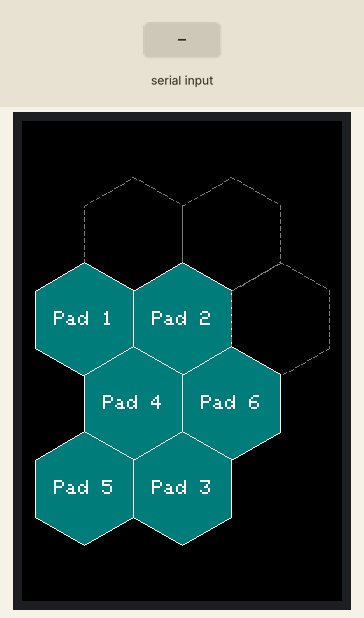
Recording of a program running on a simulated Teensy 4. Shown: 320×480 colour display. Inputs (shaded band) come from the test bench. What the program prints to the serial monitor is not drawn.

Above: at 2.7 s.
2.8 s: "DUMP,1\n" received over Serial
4.3 s: "DUMP,1\n" received over the second serial link
5.8 s: "DUMP\n" received over Serial
7.3 s: "DUMP\n" received over the second serial link
8.8 s: "CAL_START\n" received over Serial
10.3 s: "CAL_START\n" received over the second serial link
Timing chart, 0 to 12.8 s (numbered marks = the images above; inputs shaded):
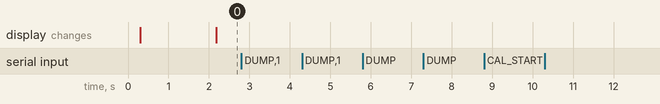

The program:

main.cpp
```cpp
#include <Arduino.h>
#include <TFT_eSPI.h>

#include "drum_state.h"
#include "screens.h"
#include "uart_protocol.h"

// ============================================================
// Real UART message parsing (drum_state.h, uart_protocol.h/.cpp) and the
// first real UI screen (screens.h/.cpp, starting with the splash screen
// per UI_PLAN.md) now replace the old throwaway PAD,<label> test protocol
// and its static status text. The Serial passthrough debug tooling below
// stays in place for manual protocol testing while more screens get built.
// ============================================================

TFT_eSPI tft = TFT_eSPI();

#define UART_LINE_MAX 63

// ---- Temporary debug dump, for validating uart_protocol/drum_state by
// hand before any screen exists to display this visually. Type "DUMP"
// into the Serial Monitor to print current drumState. Remove once a real
// screen reads this state on its own. ----

const char* playModeStr(PlayMode m) {
    switch (m) {
        case PlayMode::BOTH: return "BOTH";
        case PlayMode::PIEZO_ONLY: return "PIEZO_ONLY";
        case PlayMode::VELOSTAT_ONLY: return "VELOSTAT_ONLY";
        default: return "UNKNOWN";
    }
}

const char* calSensorStr(CalSensor s) {
    switch (s) {
        case CalSensor::PIEZO: return "PIEZO";
        case CalSensor::VELOSTAT: return "VELOSTAT";
        default: return "NONE";
    }
}

const char* calPhaseStr(CalPhase p) {
    switch (p) {
        case CalPhase::RESTING: return "RESTING";
        case CalPhase::WAITING_TOUCH: return "WAITING_TOUCH";
        case CalPhase::CAPTURING: return "CAPTURING";
        case CalPhase::PAD_DONE: return "PAD_DONE";
        case CalPhase::COMPLETE: return "COMPLETE";
        case CalPhase::ABORTED: return "ABORTED";
        default: return "NONE";
    }
}

const char* commandResultStr(CommandResult r) {
    switch (r) {
        case CommandResult::PENDING: return "PENDING";
        case CommandResult::SUCCESS: return "SUCCESS";
        case CommandResult::FAILED: return "FAILED";
        case CommandResult::TIMED_OUT: return "TIMED_OUT";
        default: return "NONE";
    }
}

void printDrumStateDebug() {
    Serial.println("---- drumState ----");
    for (int i = 0; i < NUM_PADS; i++) {
        PadState& pad = drumState.pads[i];
        Serial.print("pad "); Serial.print(i);
        Serial.print(": note="); Serial.print(pad.note);
        Serial.print(" threshold="); Serial.print(pad.threshold);
        Serial.print(" ceiling="); Serial.print(pad.ceiling);
        Serial.print(" curveExp="); Serial.print(pad.curveExp);
        Serial.print(" lastUpdated="); Serial.println(pad.lastUpdated);
    }

    Serial.print("crosstalk: ratio="); Serial.print(drumState.crosstalkRatio);
    Serial.print(" windowMs="); Serial.print(drumState.crosstalkWindowMs);
    Serial.print(" lastUpdated="); Serial.println(drumState.xtalkLastUpdated);

    Serial.print("playMode: "); Serial.print(playModeStr(drumState.playMode));
    Serial.print(" lastUpdated="); Serial.println(drumState.playModeLastUpdated);

    Serial.print("calState: sensor="); Serial.print(calSensorStr(drumState.calState.sensor));
    Serial.print(" phase="); Serial.print(calPhaseStr(drumState.calState.phase));
    Serial.print(" padIndex="); Serial.print(drumState.calState.padIndex);
    Serial.print(" lastUpdated="); Serial.println(drumState.calState.lastUpdated);

    Serial.print("lastCommandResult: "); Serial.println(commandResultStr(getLastCommandResult()));
    Serial.print("lastFailureReason: "); Serial.println(getLastFailureReason());
    Serial.println("-------------------");
}

void setup() {
    Serial.begin(9600);
    while (!Serial && millis() < 2000); // don't hang forever if no monitor is attached

    uartProtocolInit();

    tft.init();
    tft.setRotation(0);
    screensInit(tft);
}

void loop() {
    uartProtocolUpdate();
    updateScreen();

    // Test-command passthrough: forward lines typed into the USB Serial
    // Monitor to the drum Teensy over Serial1, for manual protocol testing
    // (e.g. CAL_START,PIEZO,SINGLE,2) ahead of real screens sending these.
    static String cmdLine;

    while (Serial.available()) {
        char c = Serial.read();

        if (c == '\n') {
            cmdLine.trim(); // drop trailing \r and stray whitespace

            if (cmdLine == "DUMP") {
                printDrumStateDebug();
            } else if (cmdLine.length() > 0) {
                sendCommand(cmdLine);

                Serial.print("Serial1 >> ");
                Serial.println(cmdLine);
            }

            cmdLine = "";
        } else {
            cmdLine += c;
            if (cmdLine.length() > UART_LINE_MAX) cmdLine = ""; // discard garbage/noise line
        }
    }
}
```

drum_state.cpp
```cpp
#include "drum_state.h"

DrumState drumState;
```

drum_state.h
```cpp
#pragma once

#include <Arduino.h>

// Number of physical pads currently wired (indices 0-5, matching the drum
// sketch's sensors[] array). Update if more pads get built.
constexpr int NUM_PADS = 6;

struct PadState {
    int note = -1;
    int threshold = -1;
    int ceiling = -1;
    float curveExp = -1.0f;
    unsigned long lastUpdated = 0; // millis() of last PADVAL received; 0 = never
};

enum class PlayMode { UNKNOWN, BOTH, PIEZO_ONLY, VELOSTAT_ONLY };

enum class CalSensor { NONE, PIEZO, VELOSTAT };
enum class CalPhase { NONE, RESTING, WAITING_TOUCH, CAPTURING, PAD_DONE, COMPLETE, ABORTED };

struct CalState {
    CalSensor sensor = CalSensor::NONE;
    CalPhase phase = CalPhase::NONE;
    int padIndex = -1; // only meaningful when phase is CAPTURING or PAD_DONE
    unsigned long lastUpdated = 0;
};

struct DrumState {
    PadState pads[NUM_PADS];

    float crosstalkRatio = -1.0f;
    int crosstalkWindowMs = -1;
    unsigned long xtalkLastUpdated = 0;

    PlayMode playMode = PlayMode::UNKNOWN;
    unsigned long playModeLastUpdated = 0;

    CalState calState;
};

// Single global instance -- there is exactly one drum Teensy link. Screens
// read from this directly; only uart_protocol.cpp's message handlers write
// to it.
extern DrumState drumState;
```

hex_grid.cpp
```cpp
#include "hex_grid.h"

#include <math.h>

const HexTile HEX_TILES[9] = {
    { "R00",  38.5f,  100.0f, false, -1 },
    { "R01", 115.5f,  100.0f, false, -1 },
    { "R02",   0.0f,   33.3f, true,   0 },
    { "R03",  77.0f,   33.3f, true,   1 },
    { "R04", 154.0f,   33.3f, false, -1 },
    { "R05",  38.5f,  -33.3f, true,   3 },
    { "R06", 115.5f,  -33.3f, true,   5 },
    { "R07",   0.0f, -100.0f, true,   4 },
    { "R08",  77.0f, -100.0f, true,   2 },
};

namespace {

constexpr float SQRT_3 = 1.7320508f;

// Circumradius (center-to-vertex): for a regular hexagon,
// width-across-flats = sqrt(3) * circumradius.
constexpr float HEX_CIRCUMRADIUS_MM = HEX_FLAT_WIDTH_MM / SQRT_3;

// Ratio of apothem (center-to-flat-edge) to circumradius, i.e. cos(30deg)
// -- used for hit-testing (see hexGridHitTest).
constexpr float HEX_APOTHEM_RATIO = 0.8660254f;

constexpr float LAYOUT_MARGIN_FACTOR = 0.92f; // breathing room at the content edges

struct TileLayout {
    int cx = 0, cy = 0; // pixel center
    int r = 0;          // pixel circumradius, as drawn
};

TileLayout lastLayout[HEX_TILE_COUNT];
bool haveLayout = false;
HexTileTapHandler tapHandler = nullptr;

void hexVertex(int cx, int cy, int r, int i, int& vx, int& vy) {
    // 30-degree start -> pointy-top hexagons (vertices up/down, flat edges
    // left/right), matching the Blender CAD script's HEX_ANGLES and the
    // tile-center spacing derived from it. A 0-degree start (flat-top)
    // mismatches that spacing and produces overlapping/gapping tiles.
    float angleRad = (30.0f + 60.0f * i) * (PI / 180.0f);
    vx = cx + (int)roundf(r * cosf(angleRad));
    vy = cy + (int)roundf(r * sinf(angleRad));
}

void drawFilledHex(TFT_eSPI& tft, int cx, int cy, int r, uint16_t fillColor, uint16_t outlineColor) {
    int vx[6], vy[6];
    for (int i = 0; i < 6; i++) hexVertex(cx, cy, r, i, vx[i], vy[i]);

    for (int i = 0; i < 6; i++) {
        int j = (i + 1) % 6;
        tft.fillTriangle(cx, cy, vx[i], vy[i], vx[j], vy[j], fillColor);
    }
    for (int i = 0; i < 6; i++) {
        int j = (i + 1) % 6;
        tft.drawLine(vx[i], vy[i], vx[j], vy[j], outlineColor);
    }
}

void drawDashedLine(TFT_eSPI& tft, float x0, float y0, float x1, float y1, uint16_t color) {
    constexpr float DASH_LEN = 4.0f;
    constexpr float GAP_LEN = 3.0f;

    float dx = x1 - x0, dy = y1 - y0;
    float len = sqrtf(dx * dx + dy * dy);
    if (len < 1.0f) return;

    float ux = dx / len, uy = dy / len;
    for (float pos = 0.0f; pos < len; pos += DASH_LEN + GAP_LEN) {
        float segEnd = (pos + DASH_LEN < len) ? pos + DASH_LEN : len;
        tft.drawLine((int)roundf(x0 + ux * pos), (int)roundf(y0 + uy * pos),
                      (int)roundf(x0 + ux * segEnd), (int)roundf(y0 + uy * segEnd), color);
    }
}

void drawDashedHex(TFT_eSPI& tft, int cx, int cy, int r, uint16_t color) {
    int vx[6], vy[6];
    for (int i = 0; i < 6; i++) hexVertex(cx, cy, r, i, vx[i], vy[i]);

    for (int i = 0; i < 6; i++) {
        int j = (i + 1) % 6;
        drawDashedLine(tft, vx[i], vy[i], vx[j], vy[j], color);
    }
}

} // namespace

void drawHexGrid(TFT_eSPI& tft, int contentX, int contentY, int contentW, int contentH,
                  int selectedIndex, HexTileTapHandler onTap) {
    tapHandler = onTap;

    // Bounding box of tile centers, in screen-space mm (CAD's +y-up
    // flipped to +y-down).
    float minX = 1e9f, maxX = -1e9f, minY = 1e9f, maxY = -1e9f;
    for (int i = 0; i < HEX_TILE_COUNT; i++) {
        float x = HEX_TILES[i].xMm;
        float y = -HEX_TILES[i].yMm;
        if (x < minX) minX = x;
        if (x > maxX) maxX = x;
        if (y < minY) minY = y;
        if (y > maxY) maxY = y;
    }

    // Pad by each hex's own extent so edge tiles aren't clipped. Pointy-top
    // orientation (see hexVertex) puts flat edges left/right and vertices
    // up/down, so the horizontal reach from center is the apothem
    // (half the flat width) and the vertical reach is the circumradius --
    // the opposite of what a flat-top hex would need here.
    minX -= HEX_FLAT_WIDTH_MM / 2.0f;
    maxX += HEX_FLAT_WIDTH_MM / 2.0f;
    minY -= HEX_CIRCUMRADIUS_MM;
    maxY += HEX_CIRCUMRADIUS_MM;

    float layoutWidthMm = maxX - minX;
    float layoutHeightMm = maxY - minY;

    float scaleX = (float)contentW / layoutWidthMm;
    float scaleY = (float)contentH / layoutHeightMm;
    float scale = (scaleX < scaleY ? scaleX : scaleY) * LAYOUT_MARGIN_FACTOR;

    float layoutCenterXmm = (minX + maxX) / 2.0f;
    float layoutCenterYmm = (minY + maxY) / 2.0f;
    int contentCenterX = contentX + contentW / 2;
    int contentCenterY = contentY + contentH / 2;

    int hexRadiusPx = (int)roundf(HEX_CIRCUMRADIUS_MM * scale);

    tft.setTextDatum(MC_DATUM);
    tft.setTextSize(2);

    for (int i = 0; i < HEX_TILE_COUNT; i++) {
        const HexTile& tile = HEX_TILES[i];
        float xMm = tile.xMm;
        float yMm = -tile.yMm;

        int cx = contentCenterX + (int)roundf((xMm - layoutCenterXmm) * scale);
        int cy = contentCenterY + (int)roundf((yMm - layoutCenterYmm) * scale);

        lastLayout[i] = { cx, cy, hexRadiusPx };

        if (tile.populated) {
            bool selected = (i == selectedIndex);
            uint16_t fillColor = selected ? TFT_ORANGE : TFT_DARKCYAN;
            uint16_t outlineColor = selected ? TFT_YELLOW : TFT_WHITE;
            drawFilledHex(tft, cx, cy, hexRadiusPx, fillColor, outlineColor);

            tft.setTextColor(TFT_WHITE, fillColor);
            String label = "Pad " + String(tile.sensorIndex + 1);
            tft.drawString(label, cx, cy);
        } else {
            drawDashedHex(tft, cx, cy, hexRadiusPx, TFT_DARKGREY);
        }
    }

    tft.setTextDatum(TL_DATUM);
    haveLayout = true;
}

int hexGridHitTest(int screenX, int screenY) {
    if (!haveLayout) return -1;

    for (int i = 0; i < HEX_TILE_COUNT; i++) {
        // Hit-test against the inscribed circle (apothem), not the
        // circumradius used for drawing -- adjacent tile centers are
        // spaced exactly one flat-width apart, so apothem-radius hit
        // circles are tangent rather than overlapping. Undershoots the
        // hexagon's pointed top/bottom corners slightly (pointy-top
        // orientation, see hexVertex), but avoids ambiguous double-hits
        // along shared edges. The apothem/circumradius ratio itself
        // (cos(30deg)) is rotation-invariant, so this needed no change
        // when hexVertex's angle offset changed.
        int hitR = (int)(lastLayout[i].r * HEX_APOTHEM_RATIO);
        int dx = screenX - lastLayout[i].cx;
        int dy = screenY - lastLayout[i].cy;
        if (dx * dx + dy * dy <= hitR * hitR) {
            return i;
        }
    }
    return -1;
}
```

hex_grid.h
```cpp
#pragma once

#include <TFT_eSPI.h>

// One of the drum shell's 9 right-hemisphere tile positions, in mm, using
// the drum CAD's coordinate convention (+y is up -- flipped to screen
// space, +y down, when rendered). Fixed design-time layout pulled from the
// drum project's Blender CAD, not computed at runtime.
struct HexTile {
    const char* id;   // e.g. "R02" -- reference/debugging only, not shown
    float xMm;
    float yMm;
    bool populated;
    int sensorIndex;  // 0-based UART sensor index; -1 when not populated
};

extern const HexTile HEX_TILES[9];
constexpr int HEX_TILE_COUNT = 9;

// Width across flats (mm) of each hexagonal tile, from the drum CAD.
constexpr float HEX_FLAT_WIDTH_MM = 77.0f;

// Invoked with a HEX_TILES index (0..HEX_TILE_COUNT-1) when a tile is
// tapped. Nothing calls this yet -- accepted and stored so the landing
// page and Pad Assignment can both reuse this component for tap-to-select
// once they own touch input.
using HexTileTapHandler = void (*)(int tileIndex);

// Renders all 9 tiles, uniformly scaled and centered to fit inside the
// given content rectangle (screen px). Callers should size that rectangle
// to leave room for a footer below it -- this component only fills what
// it's given. `selectedIndex` (a HEX_TILES index, or -1 for none)
// highlights one populated tile; `onTap` is stored for hexGridHitTest()'s
// future caller, not invoked here.
void drawHexGrid(TFT_eSPI& tft, int contentX, int contentY, int contentW, int contentH,
                  int selectedIndex = -1, HexTileTapHandler onTap = nullptr);

// Returns the HEX_TILES index whose hexagon contains (screenX, screenY),
// or -1 if none -- uses the layout computed by the most recent
// drawHexGrid() call. Not called by anything yet; here so a future
// screen's touch handling doesn't need to reimplement hex hit-testing.
int hexGridHitTest(int screenX, int screenY);
```

screens.cpp
```cpp
#include "screens.h"

#include "hex_grid.h"

namespace {

// Splash has nothing real to wait on yet (no boot/init work gates it) --
// just a fixed minimum display time so it doesn't flash by unreadably
// fast, per UI_PLAN.md.
constexpr unsigned long SPLASH_MIN_DURATION_MS = 1800;

TFT_eSPI* tft = nullptr;
ScreenId currentScreen = ScreenId::SPLASH;
unsigned long screenEnteredAt = 0;

void drawCenteredLines(const char* line1, const char* line2, int textSize) {
    tft->fillScreen(TFT_BLACK);
    tft->setTextColor(TFT_WHITE);
    tft->setTextSize(textSize);
    tft->setTextDatum(MC_DATUM); // middle-center anchor

    int lineHeight = 8 * textSize + 6; // GLCD font is 8px tall before scaling
    int midX = tft->width() / 2;
    int midY = tft->height() / 2;

    if (line2 == nullptr) {
        tft->drawString(line1, midX, midY);
    } else {
        tft->drawString(line1, midX, midY - lineHeight / 2);
        tft->drawString(line2, midX, midY + lineHeight / 2);
    }

    tft->setTextDatum(TL_DATUM); // restore default anchor
}

void drawSplash() {
    drawCenteredLines("Initializing", "Jaiba Hexa Drum UI", 2);
}

void drawLandingPlaceholder() {
    // TEMPORARY: previewing hex_grid on real hardware ahead of building the
    // actual landing page (no footer, no tap handling yet). Replace this
    // whole function once the real landing page screen is built.
    tft->fillScreen(TFT_BLACK);
    drawHexGrid(*tft, 0, 0, tft->width(), tft->height());
}

void updateSplash() {
    if (millis() - screenEnteredAt >= SPLASH_MIN_DURATION_MS) {
        switchScreen(ScreenId::LANDING_PLACEHOLDER);
    }
}

} // namespace

void screensInit(TFT_eSPI& display) {
    tft = &display;
    switchScreen(ScreenId::SPLASH);
}

void switchScreen(ScreenId id) {
    currentScreen = id;
    screenEnteredAt = millis();

    switch (id) {
        case ScreenId::SPLASH: drawSplash(); break;
        case ScreenId::LANDING_PLACEHOLDER: drawLandingPlaceholder(); break;
    }
}

void updateScreen() {
    switch (currentScreen) {
        case ScreenId::SPLASH: updateSplash(); break;
        case ScreenId::LANDING_PLACEHOLDER: break; // no interaction/timer yet
    }
}
```

screens.h
```cpp
#pragma once

#include <TFT_eSPI.h>

// Minimal screen manager: each screen is a case in switchScreen() (draws
// once, on entry) and updateScreen() (called every loop() iteration, for
// anything a screen needs to do on its own -- timers, animations, reading
// drumState). Screens don't own state beyond what a couple of statics in
// screens.cpp can hold; this is intentionally not a framework, just enough
// structure to keep adding screens from turning into a rewrite each time.
enum class ScreenId {
    SPLASH,
    LANDING_PLACEHOLDER,
};

// Call once from setup(), after tft.init(). Takes ownership of drawing to
// `display` and shows the initial screen (SPLASH).
void screensInit(TFT_eSPI& display);

// Switches to `id` immediately: draws its initial content and resets its
// per-screen timer/state.
void switchScreen(ScreenId id);

// Call every loop() iteration. Lets the current screen do per-frame work
// (e.g. the splash screen's auto-advance timer).
void updateScreen();
```

Source omitted: uart_protocol.cpp (7389 bytes), uart_protocol.h (1554 bytes)

Measured:
- after the input at 2.8 s, every drawn part: stays the same
- after the input at 4.3 s, every drawn part: stays the same
- after the input at 5.8 s, every drawn part: stays the same
- after the input at 7.3 s, every drawn part: stays the same
- after the input at 8.8 s, every drawn part: stays the same
- after the input at 10.3 s, every drawn part: stays the same
